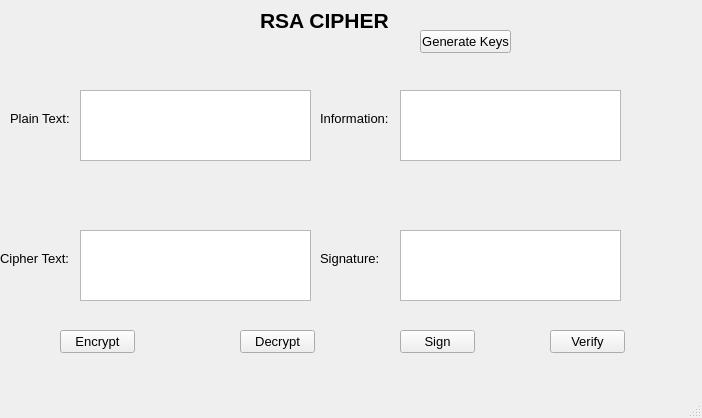
<?xml version="1.0" encoding="UTF-8"?>
<ui version="4.0">
 <class>MainWindow</class>
 <widget class="QMainWindow" name="MainWindow">
  <property name="geometry">
   <rect>
    <x>0</x>
    <y>0</y>
    <width>702</width>
    <height>418</height>
   </rect>
  </property>
  <property name="windowTitle">
   <string>MainWindow</string>
  </property>
  <widget class="QWidget" name="centralwidget">
   <widget class="QLabel" name="label">
    <property name="geometry">
     <rect>
      <x>260</x>
      <y>10</y>
      <width>161</width>
      <height>20</height>
     </rect>
    </property>
    <property name="font">
     <font>
      <pointsize>16</pointsize>
      <weight>75</weight>
      <bold>true</bold>
     </font>
    </property>
    <property name="text">
     <string>RSA CIPHER</string>
    </property>
   </widget>
   <widget class="QLabel" name="label_2">
    <property name="geometry">
     <rect>
      <x>10</x>
      <y>110</y>
      <width>61</width>
      <height>16</height>
     </rect>
    </property>
    <property name="font">
     <font>
      <pointsize>10</pointsize>
     </font>
    </property>
    <property name="text">
     <string>Plain Text:</string>
    </property>
   </widget>
   <widget class="QLabel" name="label_3">
    <property name="geometry">
     <rect>
      <x>0</x>
      <y>250</y>
      <width>71</width>
      <height>16</height>
     </rect>
    </property>
    <property name="font">
     <font>
      <pointsize>10</pointsize>
     </font>
    </property>
    <property name="text">
     <string>Cipher Text:</string>
    </property>
   </widget>
   <widget class="QLabel" name="label_4">
    <property name="geometry">
     <rect>
      <x>320</x>
      <y>110</y>
      <width>81</width>
      <height>16</height>
     </rect>
    </property>
    <property name="font">
     <font>
      <pointsize>10</pointsize>
     </font>
    </property>
    <property name="text">
     <string>Information:</string>
    </property>
   </widget>
   <widget class="QLabel" name="label_5">
    <property name="geometry">
     <rect>
      <x>320</x>
      <y>250</y>
      <width>61</width>
      <height>16</height>
     </rect>
    </property>
    <property name="font">
     <font>
      <pointsize>10</pointsize>
     </font>
    </property>
    <property name="text">
     <string>Signature:</string>
    </property>
   </widget>
   <widget class="QPushButton" name="btn_encrypt">
    <property name="geometry">
     <rect>
      <x>60</x>
      <y>330</y>
      <width>75</width>
      <height>23</height>
     </rect>
    </property>
    <property name="font">
     <font>
      <pointsize>10</pointsize>
     </font>
    </property>
    <property name="text">
     <string>Encrypt</string>
    </property>
   </widget>
   <widget class="QPushButton" name="btn_decrypt">
    <property name="geometry">
     <rect>
      <x>240</x>
      <y>330</y>
      <width>75</width>
      <height>23</height>
     </rect>
    </property>
    <property name="font">
     <font>
      <pointsize>10</pointsize>
     </font>
    </property>
    <property name="text">
     <string>Decrypt</string>
    </property>
   </widget>
   <widget class="QPushButton" name="btn_verify">
    <property name="geometry">
     <rect>
      <x>550</x>
      <y>330</y>
      <width>75</width>
      <height>23</height>
     </rect>
    </property>
    <property name="font">
     <font>
      <pointsize>10</pointsize>
     </font>
    </property>
    <property name="text">
     <string>Verify</string>
    </property>
   </widget>
   <widget class="QPushButton" name="btn_sign">
    <property name="geometry">
     <rect>
      <x>400</x>
      <y>330</y>
      <width>75</width>
      <height>23</height>
     </rect>
    </property>
    <property name="font">
     <font>
      <pointsize>10</pointsize>
     </font>
    </property>
    <property name="text">
     <string>Sign</string>
    </property>
   </widget>
   <widget class="QPushButton" name="btn_gen_keys">
    <property name="geometry">
     <rect>
      <x>420</x>
      <y>30</y>
      <width>91</width>
      <height>23</height>
     </rect>
    </property>
    <property name="font">
     <font>
      <pointsize>10</pointsize>
     </font>
    </property>
    <property name="text">
     <string>Generate Keys</string>
    </property>
   </widget>
   <widget class="QPlainTextEdit" name="txt_plain_text">
    <property name="geometry">
     <rect>
      <x>80</x>
      <y>90</y>
      <width>231</width>
      <height>71</height>
     </rect>
    </property>
   </widget>
   <widget class="QPlainTextEdit" name="txt_info">
    <property name="geometry">
     <rect>
      <x>400</x>
      <y>90</y>
      <width>221</width>
      <height>71</height>
     </rect>
    </property>
   </widget>
   <widget class="QPlainTextEdit" name="txt_cipher_text">
    <property name="geometry">
     <rect>
      <x>80</x>
      <y>230</y>
      <width>231</width>
      <height>71</height>
     </rect>
    </property>
   </widget>
   <widget class="QPlainTextEdit" name="txt_sign">
    <property name="geometry">
     <rect>
      <x>400</x>
      <y>230</y>
      <width>221</width>
      <height>71</height>
     </rect>
    </property>
   </widget>
  </widget>
  <widget class="QMenuBar" name="menubar">
   <property name="geometry">
    <rect>
     <x>0</x>
     <y>0</y>
     <width>702</width>
     <height>21</height>
    </rect>
   </property>
  </widget>
  <widget class="QStatusBar" name="statusbar"/>
 </widget>
 <resources/>
 <connections/>
</ui>
